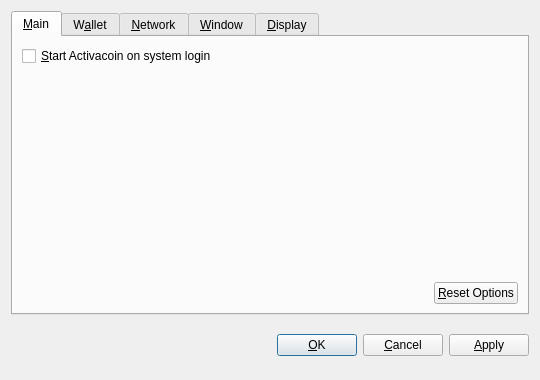
<?xml version="1.0" encoding="UTF-8"?>
<ui version="4.0">
 <class>OptionsDialog</class>
 <widget class="QDialog" name="OptionsDialog">
  <property name="geometry">
   <rect>
    <x>0</x>
    <y>0</y>
    <width>540</width>
    <height>380</height>
   </rect>
  </property>
  <property name="windowTitle">
   <string>Options</string>
  </property>
  <property name="modal">
   <bool>true</bool>
  </property>
  <layout class="QVBoxLayout" name="verticalLayout">
   <item>
    <widget class="QTabWidget" name="tabWidget">
     <property name="tabPosition">
      <enum>QTabWidget::North</enum>
     </property>
     <property name="currentIndex">
      <number>0</number>
     </property>
     <widget class="QWidget" name="tabMain">
      <attribute name="title">
       <string>&amp;Main</string>
      </attribute>
      <layout class="QVBoxLayout" name="verticalLayout_Main">
       <item>
        <widget class="QCheckBox" name="bitcoinAtStartup">
         <property name="toolTip">
          <string>Automatically start Activacoin after logging in to the system.</string>
         </property>
         <property name="text">
          <string>&amp;Start Activacoin on system login</string>
         </property>
        </widget>
       </item>
       <item>
        <spacer name="verticalSpacer_Main">
         <property name="orientation">
          <enum>Qt::Vertical</enum>
         </property>
         <property name="sizeHint" stdset="0">
          <size>
           <width>20</width>
           <height>40</height>
          </size>
         </property>
        </spacer>
       </item>
       <item>
        <layout class="QHBoxLayout" name="horizontalLayout_2_Main">
         <item>
          <spacer name="horizontalSpacer_2_Main">
           <property name="orientation">
            <enum>Qt::Horizontal</enum>
           </property>
           <property name="sizeHint" stdset="0">
            <size>
             <width>40</width>
             <height>20</height>
            </size>
           </property>
          </spacer>
         </item>
         <item>
          <widget class="QPushButton" name="resetButton">
           <property name="toolTip">
            <string>Reset all client options to default.</string>
           </property>
           <property name="text">
            <string>&amp;Reset Options</string>
           </property>
           <property name="autoDefault">
            <bool>false</bool>
           </property>
          </widget>
         </item>
        </layout>
       </item>
      </layout>
     </widget>
     <widget class="QWidget" name="tabWallet">
      <attribute name="title">
       <string>W&amp;allet</string>
      </attribute>
      <layout class="QVBoxLayout" name="verticalLayout_Network">
       <item>
        <widget class="QLabel" name="transactionFeeInfoLabel">
         <property name="text">
          <string>Optional transaction fee per kB that helps make sure your transactions are processed quickly. Most transactions are 1 kB.</string>
         </property>
         <property name="textFormat">
          <enum>Qt::PlainText</enum>
         </property>
         <property name="wordWrap">
          <bool>true</bool>
         </property>
        </widget>
       </item>
       <item>
        <layout class="QHBoxLayout" name="horizontalLayout_1_Main">
         <item>
          <widget class="QLabel" name="transactionFeeLabel">
           <property name="text">
            <string>Pay transaction &amp;fee</string>
           </property>
           <property name="textFormat">
            <enum>Qt::PlainText</enum>
           </property>
           <property name="buddy">
            <cstring>transactionFee</cstring>
           </property>
          </widget>
         </item>
         <item>
          <widget class="BitcoinAmountField" name="transactionFee"/>
         </item>
         <item>
          <spacer name="horizontalSpacer_1_Main">
           <property name="orientation">
            <enum>Qt::Horizontal</enum>
           </property>
           <property name="sizeHint" stdset="0">
            <size>
             <width>40</width>
             <height>20</height>
            </size>
           </property>
          </spacer>
         </item>
        </layout>
       </item>
       <item>
        <widget class="QLabel" name="label">
         <property name="text">
          <string>If you disable the spending of unconfirmed change, the change from a transaction cannot be used until that transaction has at least one confirmation. This also affects how your balance is computed.</string>
         </property>
         <property name="wordWrap">
          <bool>true</bool>
         </property>
        </widget>
       </item>
       <item>
        <widget class="QCheckBox" name="spendZeroConfChange">
         <property name="text">
          <string>Spend unconfirmed change  (experts only)</string>
         </property>
        </widget>
       </item>
       <item>
        <spacer name="verticalSpacer">
         <property name="orientation">
          <enum>Qt::Vertical</enum>
         </property>
         <property name="sizeHint" stdset="0">
          <size>
           <width>20</width>
           <height>40</height>
          </size>
         </property>
        </spacer>
       </item>
      </layout>
     </widget>
     <widget class="QWidget" name="tabNetwork">
      <attribute name="title">
       <string>&amp;Network</string>
      </attribute>
      <layout class="QVBoxLayout" name="verticalLayout_Network">
       <item>
        <widget class="QCheckBox" name="mapPortUpnp">
         <property name="toolTip">
          <string>Automatically open the Activacoin client port on the router. This only works when your router supports UPnP and it is enabled.</string>
         </property>
         <property name="text">
          <string>Map port using &amp;UPnP</string>
         </property>
        </widget>
       </item>
       <item>
        <widget class="QCheckBox" name="connectSocks">
         <property name="toolTip">
          <string>Connect to the Activacoin network through a SOCKS proxy (e.g. when connecting through Tor).</string>
         </property>
         <property name="text">
          <string>&amp;Connect through SOCKS proxy:</string>
         </property>
        </widget>
       </item>
       <item>
        <layout class="QHBoxLayout" name="horizontalLayout_Network">
         <item>
          <widget class="QLabel" name="proxyIpLabel">
           <property name="text">
            <string>Proxy &amp;IP:</string>
           </property>
           <property name="textFormat">
            <enum>Qt::PlainText</enum>
           </property>
           <property name="buddy">
            <cstring>proxyIp</cstring>
           </property>
          </widget>
         </item>
         <item>
          <widget class="QValidatedLineEdit" name="proxyIp">
           <property name="maximumSize">
            <size>
             <width>140</width>
             <height>16777215</height>
            </size>
           </property>
           <property name="toolTip">
            <string>IP address of the proxy (e.g. 127.0.0.1)</string>
           </property>
          </widget>
         </item>
         <item>
          <widget class="QLabel" name="proxyPortLabel">
           <property name="text">
            <string>&amp;Port:</string>
           </property>
           <property name="textFormat">
            <enum>Qt::PlainText</enum>
           </property>
           <property name="buddy">
            <cstring>proxyPort</cstring>
           </property>
          </widget>
         </item>
         <item>
          <widget class="QLineEdit" name="proxyPort">
           <property name="maximumSize">
            <size>
             <width>55</width>
             <height>16777215</height>
            </size>
           </property>
           <property name="toolTip">
            <string>Port of the proxy (e.g. 9050)</string>
           </property>
          </widget>
         </item>
         <item>
          <widget class="QLabel" name="socksVersionLabel">
           <property name="text">
            <string>SOCKS &amp;Version:</string>
           </property>
           <property name="textFormat">
            <enum>Qt::PlainText</enum>
           </property>
           <property name="buddy">
            <cstring>socksVersion</cstring>
           </property>
          </widget>
         </item>
         <item>
          <widget class="QValueComboBox" name="socksVersion">
           <property name="toolTip">
            <string>SOCKS version of the proxy (e.g. 5)</string>
           </property>
          </widget>
         </item>
         <item>
          <spacer name="horizontalSpacer_Network">
           <property name="orientation">
            <enum>Qt::Horizontal</enum>
           </property>
           <property name="sizeHint" stdset="0">
            <size>
             <width>40</width>
             <height>20</height>
            </size>
           </property>
          </spacer>
         </item>
        </layout>
       </item>
       <item>
        <spacer name="verticalSpacer_Network">
         <property name="orientation">
          <enum>Qt::Vertical</enum>
         </property>
         <property name="sizeHint" stdset="0">
          <size>
           <width>20</width>
           <height>40</height>
          </size>
         </property>
        </spacer>
       </item>
      </layout>
     </widget>
     <widget class="QWidget" name="tabWindow">
      <attribute name="title">
       <string>&amp;Window</string>
      </attribute>
      <layout class="QVBoxLayout" name="verticalLayout_Window">
       <item>
        <widget class="QCheckBox" name="minimizeToTray">
         <property name="toolTip">
          <string>Show only a tray icon after minimizing the window.</string>
         </property>
         <property name="text">
          <string>&amp;Minimize to the tray instead of the taskbar</string>
         </property>
        </widget>
       </item>
       <item>
        <widget class="QCheckBox" name="minimizeOnClose">
         <property name="toolTip">
          <string>Minimize instead of exit the application when the window is closed. When this option is enabled, the application will be closed only after selecting Quit in the menu.</string>
         </property>
         <property name="text">
          <string>M&amp;inimize on close</string>
         </property>
        </widget>
       </item>
       <item>
        <spacer name="verticalSpacer_Window">
         <property name="orientation">
          <enum>Qt::Vertical</enum>
         </property>
         <property name="sizeHint" stdset="0">
          <size>
           <width>20</width>
           <height>40</height>
          </size>
         </property>
        </spacer>
       </item>
      </layout>
     </widget>
     <widget class="QWidget" name="tabDisplay">
      <attribute name="title">
       <string>&amp;Display</string>
      </attribute>
      <layout class="QVBoxLayout" name="verticalLayout_Display">
       <item>
        <layout class="QHBoxLayout" name="horizontalLayout_1_Display">
         <item>
          <widget class="QLabel" name="langLabel">
           <property name="text">
            <string>User Interface &amp;language:</string>
           </property>
           <property name="textFormat">
            <enum>Qt::PlainText</enum>
           </property>
           <property name="buddy">
            <cstring>lang</cstring>
           </property>
          </widget>
         </item>
         <item>
          <widget class="QValueComboBox" name="lang">
           <property name="toolTip">
            <string>The user interface language can be set here. This setting will take effect after restarting Activacoin.</string>
           </property>
          </widget>
         </item>
        </layout>
       </item>
       <item>
        <layout class="QHBoxLayout" name="horizontalLayout_2_Display">
         <item>
          <widget class="QLabel" name="unitLabel">
           <property name="text">
            <string>&amp;Unit to show amounts in:</string>
           </property>
           <property name="textFormat">
            <enum>Qt::PlainText</enum>
           </property>
           <property name="buddy">
            <cstring>unit</cstring>
           </property>
          </widget>
         </item>
         <item>
          <widget class="QValueComboBox" name="unit">
           <property name="toolTip">
            <string>Choose the default subdivision unit to show in the interface and when sending coins.</string>
           </property>
          </widget>
         </item>
        </layout>
       </item>
       <item>
        <widget class="QCheckBox" name="displayAddresses">
         <property name="toolTip">
          <string>Whether to show Activacoin addresses in the transaction list or not.</string>
         </property>
         <property name="text">
          <string>&amp;Display addresses in transaction list</string>
         </property>
        </widget>
       </item>
       <item>
        <widget class="QCheckBox" name="coinControlFeatures">
         <property name="toolTip">
          <string>Whether to show coin control features or not.</string>
         </property>
         <property name="text">
          <string>Display coin &amp;control features (experts only!)</string>
         </property>
        </widget>
       </item>
       <item>
        <spacer name="verticalSpacer_Display">
         <property name="orientation">
          <enum>Qt::Vertical</enum>
         </property>
         <property name="sizeHint" stdset="0">
          <size>
           <width>20</width>
           <height>40</height>
          </size>
         </property>
        </spacer>
       </item>
      </layout>
     </widget>
    </widget>
   </item>
   <item>
    <layout class="QHBoxLayout" name="horizontalLayout_Buttons">
     <item>
      <spacer name="horizontalSpacer_1">
       <property name="orientation">
        <enum>Qt::Horizontal</enum>
       </property>
       <property name="sizeHint" stdset="0">
        <size>
         <width>40</width>
         <height>48</height>
        </size>
       </property>
      </spacer>
     </item>
     <item>
      <widget class="QLabel" name="statusLabel">
       <property name="font">
        <font>
         <weight>75</weight>
         <bold>true</bold>
        </font>
       </property>
       <property name="text">
        <string/>
       </property>
       <property name="textFormat">
        <enum>Qt::PlainText</enum>
       </property>
       <property name="wordWrap">
        <bool>true</bool>
       </property>
      </widget>
     </item>
     <item>
      <spacer name="horizontalSpacer_2">
       <property name="orientation">
        <enum>Qt::Horizontal</enum>
       </property>
       <property name="sizeHint" stdset="0">
        <size>
         <width>40</width>
         <height>48</height>
        </size>
       </property>
      </spacer>
     </item>
     <item>
      <widget class="QPushButton" name="okButton">
       <property name="text">
        <string>&amp;OK</string>
       </property>
      </widget>
     </item>
     <item>
      <widget class="QPushButton" name="cancelButton">
       <property name="text">
        <string>&amp;Cancel</string>
       </property>
       <property name="autoDefault">
        <bool>false</bool>
       </property>
      </widget>
     </item>
     <item>
      <widget class="QPushButton" name="applyButton">
       <property name="text">
        <string>&amp;Apply</string>
       </property>
       <property name="autoDefault">
        <bool>false</bool>
       </property>
      </widget>
     </item>
    </layout>
   </item>
  </layout>
 </widget>
 <customwidgets>
  <customwidget>
   <class>BitcoinAmountField</class>
   <extends>QSpinBox</extends>
   <header>bitcoinamountfield.h</header>
  </customwidget>
  <customwidget>
   <class>QValueComboBox</class>
   <extends>QComboBox</extends>
   <header>qvaluecombobox.h</header>
  </customwidget>
  <customwidget>
   <class>QValidatedLineEdit</class>
   <extends>QLineEdit</extends>
   <header>qvalidatedlineedit.h</header>
  </customwidget>
 </customwidgets>
 <resources/>
 <connections/>
</ui>
